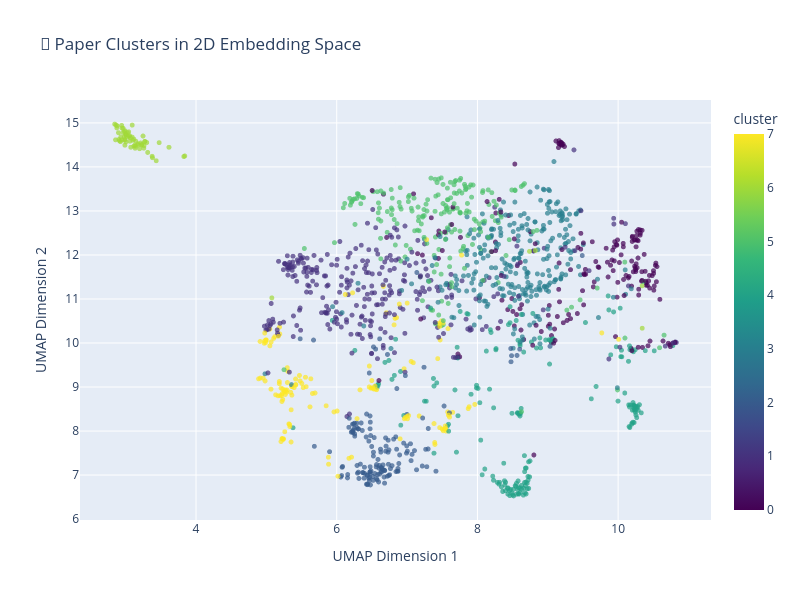

Notebook cell for this chart:
### Markdown cell above
## 🎯 Embedding Visualization with Clustering

### Code cell
# Dimensionality reduction and clustering visualization
if len(papers_df) > 0 and embeddings.size > 0:
    print("🧮 Performing dimensionality reduction...")
    
    # Use UMAP for better visualization of high-dimensional embeddings
    reducer = umap.UMAP(n_neighbors=15, min_dist=0.1, n_components=2, random_state=42)
    embedding_2d = reducer.fit_transform(embeddings)
    
    # Perform clustering
    n_clusters = 8
    kmeans = KMeans(n_clusters=n_clusters, random_state=42, n_init=10)
    cluster_labels = kmeans.fit_predict(embeddings)
    
    # Add cluster information to dataframe
    papers_df['cluster'] = cluster_labels
    papers_df['x_coord'] = embedding_2d[:, 0]
    papers_df['y_coord'] = embedding_2d[:, 1]
    
    # Create interactive plot with plotly
    fig = px.scatter(papers_df, 
                     x='x_coord', y='y_coord', 
                     color='cluster',
                     hover_data=['title', 'pub_year'],
                     title='🎯 Paper Clusters in 2D Embedding Space',
                     labels={'x_coord': 'UMAP Dimension 1', 'y_coord': 'UMAP Dimension 2'},
                     color_continuous_scale='viridis')
    
    fig.update_traces(marker=dict(size=5, opacity=0.7))
    fig.update_layout(width=800, height=600)
    fig.show()
    
    print(f"✅ Created {n_clusters} clusters using K-means")
    
    # Show cluster statistics
    cluster_stats = papers_df['cluster'].value_counts().sort_index()
    print("\n📊 Cluster Distribution:")
    for cluster, count in cluster_stats.items():
        print(f"   Cluster {cluster}: {count} papers ({count/len(papers_df)*100:.1f}%)")

### Figure 1 — Plotly figure (JSON) as saved in the notebook; plotly's stock layout.template omitted (floating-point values rounded to 4 significant figures; data arrays with more than 128 entries replaced by an {"elided": "..."} marker saying what was removed)
{"data": [{"customdata": {"elided": "1500x2 mixed values"}, "hovertemplate": "UMAP Dimension 1=%{x}<br>UMAP Dimension 2=%{y}<br>title=%{customdata[0]}<br>pub_year=%{customdata[1]}<br>cluster=%{marker.color}<extra></extra>", "legendgroup": "", "marker": {"color": {"elided": "1500 int values"}, "coloraxis": "coloraxis", "opacity": 0.7, "size": 5, "symbol": "circle"}, "mode": "markers", "name": "", "showlegend": false, "type": "scattergl", "x": {"elided": "1500 float values"}, "xaxis": "x", "y": {"elided": "1500 float values"}, "yaxis": "y"}], "layout": {"coloraxis": {"colorbar": {"title": {"text": "cluster"}}, "colorscale": [[0.0, "#440154"], [0.1111, "#482878"], [0.2222, "#3e4989"], [0.3333, "#31688e"], [0.4444, "#26828e"], [0.5556, "#1f9e89"], [0.6667, "#35b779"], [0.7778, "#6ece58"], [0.8889, "#b5de2b"], [1.0, "#fde725"]]}, "height": 600, "legend": {"tracegroupgap": 0}, "title": {"text": "🎯 Paper Clusters in 2D Embedding Space"}, "width": 800, "xaxis": {"anchor": "y", "domain": [0.0, 1.0], "title": {"text": "UMAP Dimension 1"}}, "yaxis": {"anchor": "x", "domain": [0.0, 1.0], "title": {"text": "UMAP Dimension 2"}}}}
